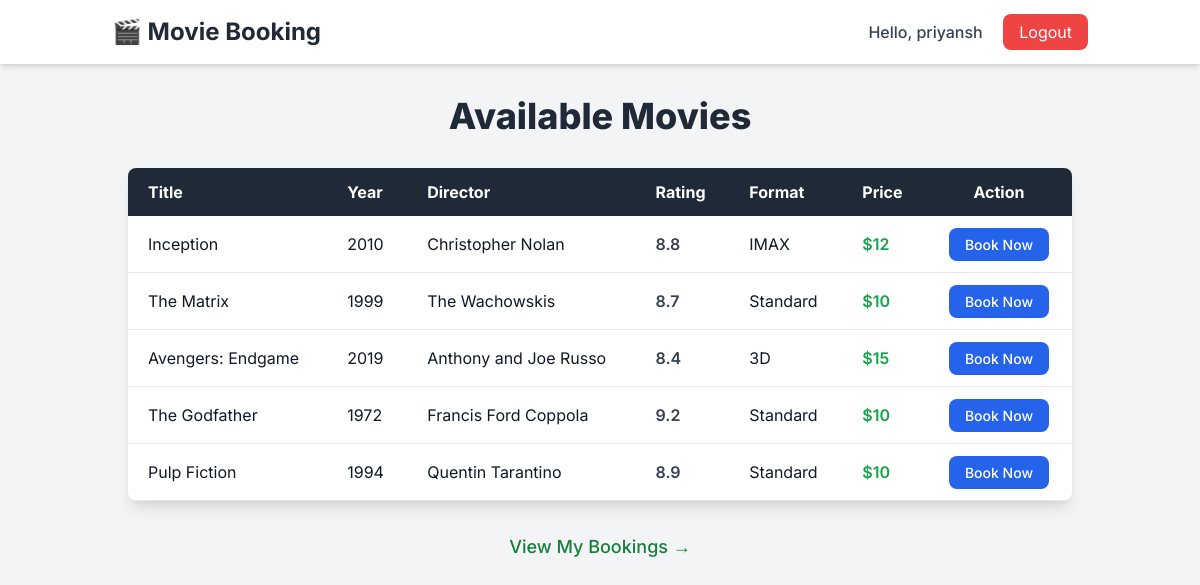
The page / (signed in) on the database its author committed.
### main.py (models this page shows)
class Movie(Base):
    __tablename__ = "movies"
    id = Column(Integer, primary_key=True, index=True)
    title = Column(String, unique=True, index=True)
    year = Column(Integer)
    director = Column(String)
    rating = Column(Integer)
    format = Column(String)
    price = Column(Integer)

### main.py (the view)
@app.get("/", response_class=HTMLResponse)
async def home(request: Request, db: Session = Depends(get_db)):
    movies = db.query(Movie).all()
    return templates.TemplateResponse("index.html", {"request": request, "movies": movies, "user": request.session.get("user")})

### templates/index.html (shortened to what this page needs)
{% extends "base.html" %}
{% block content %}
<div class="container mx-auto px-4">
  <h1 class="text-4xl font-extrabold text-gray-800 mb-8 text-center">Available Movies</h1>
  <div class="overflow-hidden rounded-lg shadow-lg">
    <table class="w-full border-collapse bg-white rounded-lg shadow-md">
      <thead class="bg-gray-800 text-white">
        <tr>
          <th class="py-3 px-5 text-left">Title</th>
          <th class="py-3 px-5 text-left">Year</th>
          <th class="py-3 px-5 text-left">Director</th>
          <th class="py-3 px-5 text-left">Rating</th>
          <th class="py-3 px-5 text-left">Format</th>
          <th class="py-3 px-5 text-left">Price</th>
          <th class="py-3 px-5 text-center">Action</th>
        </tr>
      </thead>
      <tbody>
        {% for movie in movies %}
        <tr class="border-b hover:bg-gray-100 transition duration-200">
          <td class="py-4 px-5">{{ movie.title }}</td>
          <td class="py-4 px-5">{{ movie.year }}</td>
          <td class="py-4 px-5">{{ movie.director }}</td>
          <td class="py-4 px-5 font-semibold text-gray-700">{{ movie.rating }}</td>
          <td class="py-4 px-5">{{ movie.format }}</td>
          <td class="py-4 px-5 font-semibold text-green-600">${{ movie.price }}</td>
          <td class="py-4 px-5 text-center">
            <a href="/book/{{ movie.id }}"
               class="bg-blue-600 text-white px-4 py-2 rounded-lg text-sm font-medium hover:bg-blue-700 transition duration-200">
              Book Now
            </a>
          </td>
        </tr>
        {% endfor %}
      </tbody>
    </table>
  </div>
  <div class="mt-8 text-center">
    <a href="/bookings"
       class="text-lg font-medium text-green-700 hover:text-green-900 transition duration-200">
      View My Bookings &rarr;
    </a>
  </div>
</div>
{% endblock %}

### templates/base.html (style rules this page uses)
body { font-family: 'Inter', sans-serif; }

### rows shown on the page
Movie: title "Inception", year "2010", director "Christopher Nolan", rating "8.8", format "IMAX", price "12"
Movie: title "The Matrix", year "1999", director "The Wachowskis", rating "8.7", format "Standard", price "10"
Movie: title "Avengers: Endgame", year "2019", director "Anthony and Joe Russo", rating "8.4", format "3D", price "15"
Movie: title "The Godfather", year "1972", director "Francis Ford Coppola", rating "9.2", format "Standard", price "10"
Movie: title "Pulp Fiction", year "1994", director "Quentin Tarantino", rating "8.9", format "Standard", price "10"

### other values the page prints
{{ user }} "priyansh"
